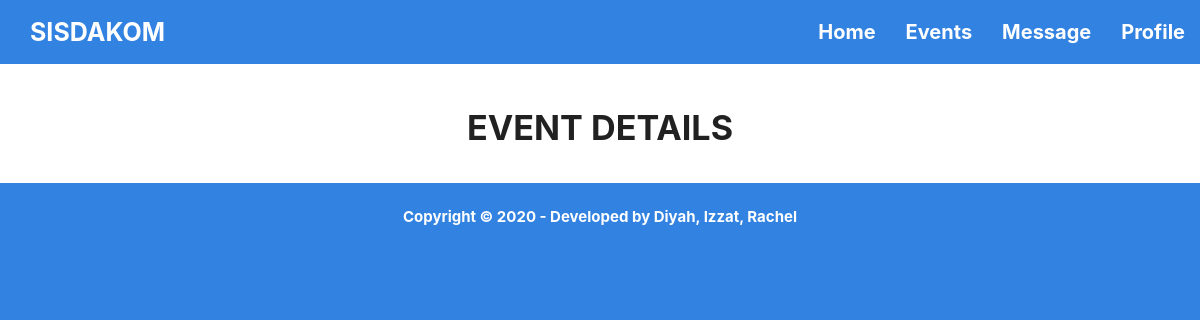
Page /templates/user-book-event-detail.php?id=30 (signed in) on the earlier database version.
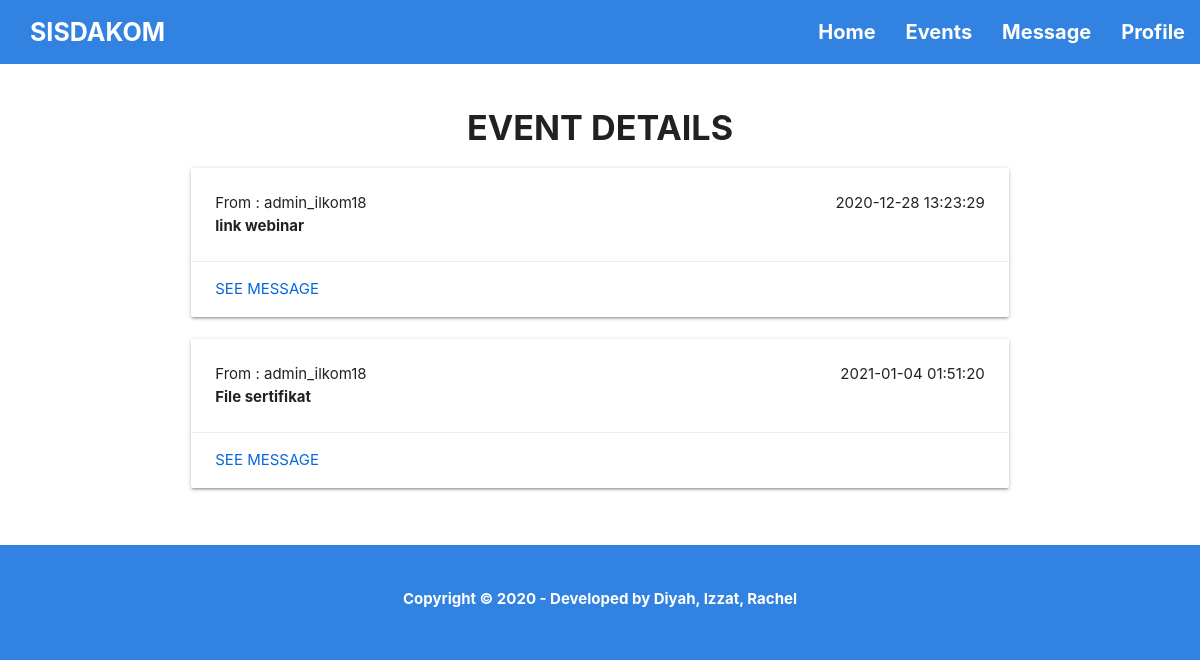
Same page on the later database version.
### tables this page shows
CREATE TABLE `event_detail` (
  `id_detail` int(11) NOT NULL,
  `id_user` int(11) NOT NULL,
  `id_admin` int(11) NOT NULL,
  `id_event` int(11) NOT NULL,
  `judul_pesan` varchar(255) NOT NULL,
  `isi_pesan` varchar(1000) NOT NULL,
  `file` varchar(255) NOT NULL,
  `timedate` timestamp NOT NULL DEFAULT current_timestamp() ON UPDATE current_timestamp()
);

### templates/functions2.php (called while the page is built, shortened)
<?php
$conn = mysqli_connect("localhost","root","","sisdakom");
function query($query) {
    global $conn;
    $result = mysqli_query($conn, $query);
    $rows = [];
    while( $row = mysqli_fetch_assoc($result) ){
        $rows[] = $row;
    }
    return $rows;
}
?>

### templates/user-book-event-detail.php (the view, shortened to what this page needs)
<?php
require 'functions2.php';
$id_user = $_SESSION["loginsubmit"];
$id_event = $_GET["id"];
$event = query("SELECT * FROM event_detail
                INNER JOIN user ON event_detail.id_user = user.id_user
                INNER JOIN event ON event_detail.id_event = event.id_event
                INNER JOIN admin ON event_detail.id_admin = admin.id_admin");
?>
<!DOCTYPE html>
<html lang="en">
<head>
    <link rel="stylesheet" href="../static/css/main.css">
    <link rel="stylesheet" href="../static/css//materialize.css">
</head>
<body class="blue">
    <nav class="blue">
        <div class="nav-wrapper">
            <a href="#" class="brand-logo white-text" style="font-size: 25px;"><b>SISDAKOM</b></a>
            <ul id="nav-mobile" class="right hide-on-med-and-down">
                <li><a href="user-home.php" class="white-text" style="font-size: 20px;"><b>Home</b></a></li>
                <li><a href="user-events.php" class="white-text" style="font-size: 20px;"><b>Events</b></a></li>
                <li><a href="user-message.php" class="white-text" style="font-size: 20px;"><b>Message</b></a></li>
                <li><a href="user-profile-info.php" class="white-text" style="font-size: 20px;"><b>Profile</b></a></li>
            </ul>
        </div>
    </nav>
    <main class="white">
        <br>
        <div class="container">
            <h4 class="center"><b>EVENT DETAILS</b></h4>
            <?php foreach( $event as $row) : ?>
                <?php if ( $row["id_user"] == $id_user and $row["id_event"] == $id_event) { ?>
                <div class="row">
                <div class="col s12 m12 l12">
                    <div class="card horizontal">
                        <div class="card-stacked">
                            <div class="card-content">
                                <p class="right"><?= $row["timedate"]?></p>
                                <p>From : <?= $row["admin_username"]?> </p>
                                <p><b><?= $row["judul_pesan"]?></b></p>
                            </div>
                            <div class="card-action">
                                <a href="user-message-detail.php?id=<?= $row["id_detail"]?>" class="indigo-text">See Message</a>
                        </div>
                    </div>
                </div>
            </div>
                <?php } else{
                    header("Location: user-book-event-detail-none.php");
                    exit();
                } ?>
            <?php endforeach; ?>
        </div>
        <br>
    </main>
    <footer class="blue">
        <br>
        <div class="center">
            <a class="white-text"><b>Copyright © 2020 - Developed by Diyah, Izzat, Rachel</b></a>
        </div>
        <br>
    </footer>
</body>
</html>

Differences in the rows shown:
added event_detail: timedate "2020-12-28 13:23:29", id_admin.admin_username "admin_ilkom18", judul_pesan "link webinar"
added event_detail: timedate "2021-01-04 01:51:20", id_admin.admin_username "admin_ilkom18", judul_pesan "File sertifikat"
